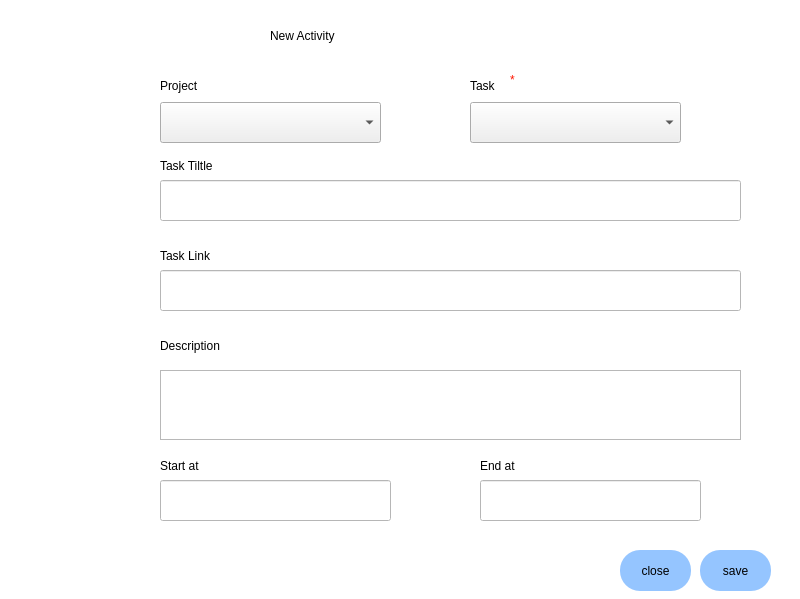
<?xml version="1.0" encoding="UTF-8"?>
<ui version="4.0">
 <class>Dialog</class>
 <widget class="QDialog" name="Dialog">
  <property name="geometry">
   <rect>
    <x>0</x>
    <y>0</y>
    <width>800</width>
    <height>599</height>
   </rect>
  </property>
  <property name="windowTitle">
   <string>Dialog</string>
  </property>
  <widget class="QWidget" name="bgwidget" native="true">
   <property name="geometry">
    <rect>
     <x>0</x>
     <y>0</y>
     <width>800</width>
     <height>600</height>
    </rect>
   </property>
   <property name="styleSheet">
    <string notr="true">QWidget#bgwidget{
background-color:qlineargradient(spread:pad, x1:0.105, y1:0.125, x2:0.916, y2:0.931818, stop:0 rgba(255, 255, 255, 255), stop:1 rgba(255, 255, 255, 255));}</string>
   </property>
   <widget class="QLabel" name="label">
    <property name="geometry">
     <rect>
      <x>270</x>
      <y>10</y>
      <width>221</width>
      <height>51</height>
     </rect>
    </property>
    <property name="styleSheet">
     <string notr="true">font: 26pt &quot;Sans Serif&quot;;color:rgb(0, 0, 0)</string>
    </property>
    <property name="text">
     <string>New Activity</string>
    </property>
   </widget>
   <widget class="QPushButton" name="close">
    <property name="geometry">
     <rect>
      <x>620</x>
      <y>550</y>
      <width>71</width>
      <height>41</height>
     </rect>
    </property>
    <property name="styleSheet">
     <string notr="true">border-radius:20px;
color: rgb(0, 0, 0);
font: 12pt &quot;Sans Serif&quot;;
background-color: rgb(149, 197, 255)</string>
    </property>
    <property name="text">
     <string>close</string>
    </property>
   </widget>
   <widget class="QLineEdit" name="Tasktitlefield">
    <property name="geometry">
     <rect>
      <x>160</x>
      <y>180</y>
      <width>581</width>
      <height>41</height>
     </rect>
    </property>
    <property name="styleSheet">
     <string notr="true">background-color:rgb(255, 255, 255);
font: 12pt &quot;Sans Serif&quot;;</string>
    </property>
   </widget>
   <widget class="QLabel" name="label_3">
    <property name="geometry">
     <rect>
      <x>160</x>
      <y>70</y>
      <width>51</width>
      <height>31</height>
     </rect>
    </property>
    <property name="styleSheet">
     <string notr="true">font: 11pt &quot;Sans Serif&quot;;</string>
    </property>
    <property name="text">
     <string>Project</string>
    </property>
   </widget>
   <widget class="QLabel" name="label_4">
    <property name="geometry">
     <rect>
      <x>160</x>
      <y>150</y>
      <width>101</width>
      <height>31</height>
     </rect>
    </property>
    <property name="styleSheet">
     <string notr="true">font: 11pt &quot;Sans Serif&quot;;</string>
    </property>
    <property name="text">
     <string>Task Tiltle</string>
    </property>
   </widget>
   <widget class="QPushButton" name="save">
    <property name="geometry">
     <rect>
      <x>700</x>
      <y>550</y>
      <width>71</width>
      <height>41</height>
     </rect>
    </property>
    <property name="styleSheet">
     <string notr="true">border-radius:20px;
color: rgb(0, 0, 0);
font: 12pt &quot;Sans Serif&quot;;
background-color: rgb(149, 197, 255)</string>
    </property>
    <property name="text">
     <string>save</string>
    </property>
   </widget>
   <widget class="QLabel" name="label_5">
    <property name="geometry">
     <rect>
      <x>160</x>
      <y>240</y>
      <width>101</width>
      <height>31</height>
     </rect>
    </property>
    <property name="styleSheet">
     <string notr="true">font: 11pt &quot;Sans Serif&quot;;</string>
    </property>
    <property name="text">
     <string>Task Link</string>
    </property>
   </widget>
   <widget class="QLabel" name="label_6">
    <property name="geometry">
     <rect>
      <x>160</x>
      <y>330</y>
      <width>101</width>
      <height>31</height>
     </rect>
    </property>
    <property name="styleSheet">
     <string notr="true">font: 11pt &quot;Sans Serif&quot;;</string>
    </property>
    <property name="text">
     <string>Description</string>
    </property>
   </widget>
   <widget class="QLabel" name="label_7">
    <property name="geometry">
     <rect>
      <x>480</x>
      <y>450</y>
      <width>101</width>
      <height>31</height>
     </rect>
    </property>
    <property name="styleSheet">
     <string notr="true">font: 11pt &quot;Sans Serif&quot;;</string>
    </property>
    <property name="text">
     <string>End at</string>
    </property>
   </widget>
   <widget class="QLabel" name="label_8">
    <property name="geometry">
     <rect>
      <x>160</x>
      <y>450</y>
      <width>101</width>
      <height>31</height>
     </rect>
    </property>
    <property name="styleSheet">
     <string notr="true">font: 11pt &quot;Sans Serif&quot;;</string>
    </property>
    <property name="text">
     <string>Start at</string>
    </property>
   </widget>
   <widget class="QLineEdit" name="Tasklinkfield">
    <property name="geometry">
     <rect>
      <x>160</x>
      <y>270</y>
      <width>581</width>
      <height>41</height>
     </rect>
    </property>
    <property name="styleSheet">
     <string notr="true">background-color:rgb(255, 255, 255);
font: 12pt &quot;Sans Serif&quot;;</string>
    </property>
   </widget>
   <widget class="QLineEdit" name="starttimefield">
    <property name="geometry">
     <rect>
      <x>160</x>
      <y>480</y>
      <width>231</width>
      <height>41</height>
     </rect>
    </property>
    <property name="styleSheet">
     <string notr="true">background-color:rgb(255, 255, 255);
font: 12pt &quot;Sans Serif&quot;;</string>
    </property>
   </widget>
   <widget class="QLineEdit" name="endtimefield">
    <property name="geometry">
     <rect>
      <x>480</x>
      <y>480</y>
      <width>221</width>
      <height>41</height>
     </rect>
    </property>
    <property name="styleSheet">
     <string notr="true">background-color:rgb(255, 255, 255);
font: 12pt &quot;Sans Serif&quot;;</string>
    </property>
   </widget>
   <widget class="QLabel" name="label_9">
    <property name="geometry">
     <rect>
      <x>470</x>
      <y>70</y>
      <width>51</width>
      <height>31</height>
     </rect>
    </property>
    <property name="styleSheet">
     <string notr="true">font: 11pt &quot;Sans Serif&quot;;</string>
    </property>
    <property name="text">
     <string>Task </string>
    </property>
   </widget>
   <widget class="QComboBox" name="Addproject">
    <property name="geometry">
     <rect>
      <x>160</x>
      <y>102</y>
      <width>221</width>
      <height>41</height>
     </rect>
    </property>
   </widget>
   <widget class="QComboBox" name="Addtask">
    <property name="geometry">
     <rect>
      <x>470</x>
      <y>102</y>
      <width>211</width>
      <height>41</height>
     </rect>
    </property>
   </widget>
   <widget class="QLabel" name="error">
    <property name="geometry">
     <rect>
      <x>470</x>
      <y>150</y>
      <width>101</width>
      <height>20</height>
     </rect>
    </property>
    <property name="styleSheet">
     <string notr="true">font: 12pt &quot;Sans Serif&quot;;color:red;</string>
    </property>
    <property name="text">
     <string/>
    </property>
   </widget>
   <widget class="QLabel" name="label_10">
    <property name="geometry">
     <rect>
      <x>510</x>
      <y>70</y>
      <width>20</width>
      <height>20</height>
     </rect>
    </property>
    <property name="styleSheet">
     <string notr="true">font: 14pt &quot;Sans Serif&quot;;
color: rgb(255, 21, 0);</string>
    </property>
    <property name="text">
     <string>*</string>
    </property>
   </widget>
   <widget class="QLabel" name="end_time_error">
    <property name="geometry">
     <rect>
      <x>480</x>
      <y>530</y>
      <width>261</width>
      <height>20</height>
     </rect>
    </property>
    <property name="styleSheet">
     <string notr="true">font: 12pt &quot;Sans Serif&quot;;color:red;</string>
    </property>
    <property name="text">
     <string/>
    </property>
   </widget>
   <widget class="QTextEdit" name="Descriptionfield">
    <property name="geometry">
     <rect>
      <x>160</x>
      <y>370</y>
      <width>581</width>
      <height>70</height>
     </rect>
    </property>
   </widget>
   <widget class="QLabel" name="start_time_error">
    <property name="geometry">
     <rect>
      <x>160</x>
      <y>530</y>
      <width>261</width>
      <height>20</height>
     </rect>
    </property>
    <property name="styleSheet">
     <string notr="true">font: 12pt &quot;Sans Serif&quot;;color:red;</string>
    </property>
    <property name="text">
     <string/>
    </property>
   </widget>
  </widget>
 </widget>
 <resources/>
 <connections/>
</ui>
